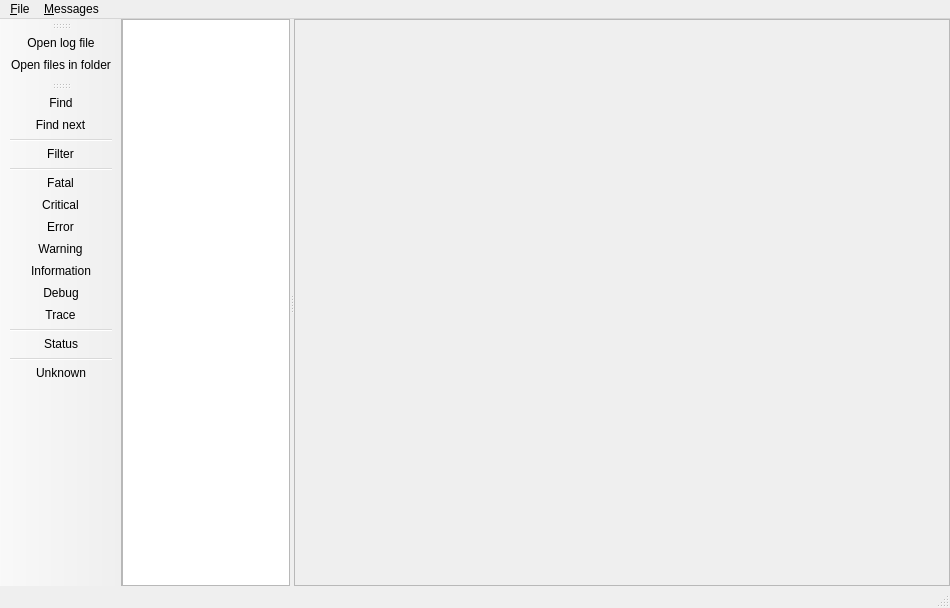
<?xml version="1.0" encoding="UTF-8"?>
<ui version="4.0">
 <class>MainWindow</class>
 <widget class="QMainWindow" name="MainWindow">
  <property name="geometry">
   <rect>
    <x>0</x>
    <y>0</y>
    <width>950</width>
    <height>608</height>
   </rect>
  </property>
  <property name="windowTitle">
   <string>EraLogVis</string>
  </property>
  <widget class="QWidget" name="centralWidget">
   <layout class="QHBoxLayout" name="horizontalLayout">
    <property name="leftMargin">
     <number>0</number>
    </property>
    <property name="topMargin">
     <number>0</number>
    </property>
    <property name="rightMargin">
     <number>0</number>
    </property>
    <property name="bottomMargin">
     <number>0</number>
    </property>
    <item>
     <widget class="QSplitter" name="splitHorz">
      <property name="orientation">
       <enum>Qt::Horizontal</enum>
      </property>
      <widget class="QTreeView" name="tvSources">
       <property name="sizePolicy">
        <sizepolicy hsizetype="Expanding" vsizetype="Expanding">
         <horstretch>1</horstretch>
         <verstretch>0</verstretch>
        </sizepolicy>
       </property>
       <property name="editTriggers">
        <set>QAbstractItemView::NoEditTriggers</set>
       </property>
       <property name="showDropIndicator" stdset="0">
        <bool>false</bool>
       </property>
       <property name="verticalScrollMode">
        <enum>QAbstractItemView::ScrollPerPixel</enum>
       </property>
       <property name="rootIsDecorated">
        <bool>true</bool>
       </property>
       <property name="uniformRowHeights">
        <bool>true</bool>
       </property>
       <attribute name="headerVisible">
        <bool>false</bool>
       </attribute>
      </widget>
      <widget class="MessageView" name="lvMessages">
       <property name="sizePolicy">
        <sizepolicy hsizetype="Expanding" vsizetype="Expanding">
         <horstretch>10</horstretch>
         <verstretch>0</verstretch>
        </sizepolicy>
       </property>
       <property name="frameShape">
        <enum>QFrame::StyledPanel</enum>
       </property>
       <property name="frameShadow">
        <enum>QFrame::Sunken</enum>
       </property>
      </widget>
     </widget>
    </item>
   </layout>
  </widget>
  <widget class="QMenuBar" name="menuBar">
   <property name="geometry">
    <rect>
     <x>0</x>
     <y>0</y>
     <width>950</width>
     <height>18</height>
    </rect>
   </property>
   <widget class="QMenu" name="menu_File">
    <property name="title">
     <string>&amp;File</string>
    </property>
    <addaction name="actFileOpenFile"/>
    <addaction name="actFileOpenFolder"/>
    <addaction name="separator"/>
    <addaction name="actFileExit"/>
   </widget>
   <widget class="QMenu" name="menu_Messages">
    <property name="title">
     <string>&amp;Messages</string>
    </property>
    <addaction name="actMessagesFind"/>
    <addaction name="actMessagesFindNext"/>
    <addaction name="separator"/>
    <addaction name="actMessagesFilter"/>
    <addaction name="separator"/>
    <addaction name="actLogLevelFatal"/>
    <addaction name="actLogLevelCritical"/>
    <addaction name="actLogLevelError"/>
    <addaction name="actLogLevelWarning"/>
    <addaction name="actLogLevelInformation"/>
    <addaction name="actLogLevelDebug"/>
    <addaction name="actLogLevelTrace"/>
    <addaction name="separator"/>
    <addaction name="actLogLevelStatus"/>
    <addaction name="separator"/>
    <addaction name="actLogLevelUnknown"/>
   </widget>
   <addaction name="menu_File"/>
   <addaction name="menu_Messages"/>
  </widget>
  <widget class="QToolBar" name="tbFile">
   <property name="toolButtonStyle">
    <enum>Qt::ToolButtonIconOnly</enum>
   </property>
   <property name="floatable">
    <bool>false</bool>
   </property>
   <attribute name="toolBarArea">
    <enum>LeftToolBarArea</enum>
   </attribute>
   <attribute name="toolBarBreak">
    <bool>false</bool>
   </attribute>
   <addaction name="actFileOpenFile"/>
   <addaction name="actFileOpenFolder"/>
  </widget>
  <widget class="QStatusBar" name="statusBar"/>
  <widget class="QToolBar" name="tbLogLevelFilter">
   <property name="windowTitle">
    <string>toolBar</string>
   </property>
   <attribute name="toolBarArea">
    <enum>LeftToolBarArea</enum>
   </attribute>
   <attribute name="toolBarBreak">
    <bool>false</bool>
   </attribute>
   <addaction name="actMessagesFind"/>
   <addaction name="actMessagesFindNext"/>
   <addaction name="separator"/>
   <addaction name="actMessagesFilter"/>
   <addaction name="separator"/>
   <addaction name="actLogLevelFatal"/>
   <addaction name="actLogLevelCritical"/>
   <addaction name="actLogLevelError"/>
   <addaction name="actLogLevelWarning"/>
   <addaction name="actLogLevelInformation"/>
   <addaction name="actLogLevelDebug"/>
   <addaction name="actLogLevelTrace"/>
   <addaction name="separator"/>
   <addaction name="actLogLevelStatus"/>
   <addaction name="separator"/>
   <addaction name="actLogLevelUnknown"/>
  </widget>
  <action name="actFileOpenFile">
   <property name="icon">
    <iconset resource="Resources/Resources.qrc">
     <normaloff>:/file-32.png</normaloff>:/file-32.png</iconset>
   </property>
   <property name="text">
    <string>&amp;Open log file...</string>
   </property>
   <property name="shortcut">
    <string>Ctrl+O</string>
   </property>
  </action>
  <action name="actFileExit">
   <property name="text">
    <string>E&amp;xit</string>
   </property>
  </action>
  <action name="actFileOpenFolder">
   <property name="icon">
    <iconset resource="Resources/Resources.qrc">
     <normaloff>:/newdirectory-32.png</normaloff>:/newdirectory-32.png</iconset>
   </property>
   <property name="text">
    <string>Op&amp;en files in folder...</string>
   </property>
   <property name="toolTip">
    <string>Open all files in a folder</string>
   </property>
   <property name="shortcut">
    <string>Ctrl+E</string>
   </property>
  </action>
  <action name="actMessagesFind">
   <property name="icon">
    <iconset resource="Resources/Resources.qrc">
     <normaloff>:/filecontents-32.png</normaloff>:/filecontents-32.png</iconset>
   </property>
   <property name="text">
    <string>&amp;Find...</string>
   </property>
   <property name="toolTip">
    <string>Select next message containing specified text</string>
   </property>
   <property name="shortcut">
    <string>Ctrl+F</string>
   </property>
  </action>
  <action name="actMessagesFindNext">
   <property name="icon">
    <iconset resource="Resources/Resources.qrc">
     <normaloff>:/media-seek-forward-32.png</normaloff>:/media-seek-forward-32.png</iconset>
   </property>
   <property name="text">
    <string>Find &amp;next</string>
   </property>
   <property name="toolTip">
    <string>Selects the next message containing the specified text</string>
   </property>
   <property name="shortcut">
    <string>F3</string>
   </property>
  </action>
  <action name="actMessagesFilter">
   <property name="checkable">
    <bool>true</bool>
   </property>
   <property name="icon">
    <iconset resource="Resources/Resources.qrc">
     <normaloff>:/filter-32.png</normaloff>:/filter-32.png</iconset>
   </property>
   <property name="text">
    <string>F&amp;ilter...</string>
   </property>
  </action>
  <action name="actLogLevelFatal">
   <property name="checkable">
    <bool>true</bool>
   </property>
   <property name="icon">
    <iconset resource="Resources/Resources.qrc">
     <normaloff>:/LogLevelFatal.png</normaloff>:/LogLevelFatal.png</iconset>
   </property>
   <property name="text">
    <string>Fatal</string>
   </property>
  </action>
  <action name="actLogLevelCritical">
   <property name="checkable">
    <bool>true</bool>
   </property>
   <property name="icon">
    <iconset resource="Resources/Resources.qrc">
     <normaloff>:/LogLevelCritical.png</normaloff>:/LogLevelCritical.png</iconset>
   </property>
   <property name="text">
    <string>Critical</string>
   </property>
  </action>
  <action name="actLogLevelError">
   <property name="checkable">
    <bool>true</bool>
   </property>
   <property name="icon">
    <iconset resource="Resources/Resources.qrc">
     <normaloff>:/LogLevelError.png</normaloff>:/LogLevelError.png</iconset>
   </property>
   <property name="text">
    <string>Error</string>
   </property>
  </action>
  <action name="actLogLevelWarning">
   <property name="checkable">
    <bool>true</bool>
   </property>
   <property name="icon">
    <iconset resource="Resources/Resources.qrc">
     <normaloff>:/LogLevelWarning.png</normaloff>:/LogLevelWarning.png</iconset>
   </property>
   <property name="text">
    <string>Warning</string>
   </property>
  </action>
  <action name="actLogLevelInformation">
   <property name="checkable">
    <bool>true</bool>
   </property>
   <property name="icon">
    <iconset resource="Resources/Resources.qrc">
     <normaloff>:/LogLevelInformation.png</normaloff>:/LogLevelInformation.png</iconset>
   </property>
   <property name="text">
    <string>Information</string>
   </property>
  </action>
  <action name="actLogLevelDebug">
   <property name="checkable">
    <bool>true</bool>
   </property>
   <property name="icon">
    <iconset resource="Resources/Resources.qrc">
     <normaloff>:/LogLevelDebug.png</normaloff>:/LogLevelDebug.png</iconset>
   </property>
   <property name="text">
    <string>Debug</string>
   </property>
  </action>
  <action name="actLogLevelTrace">
   <property name="checkable">
    <bool>true</bool>
   </property>
   <property name="icon">
    <iconset resource="Resources/Resources.qrc">
     <normaloff>:/LogLevelTrace.png</normaloff>:/LogLevelTrace.png</iconset>
   </property>
   <property name="text">
    <string>Trace</string>
   </property>
  </action>
  <action name="actLogLevelStatus">
   <property name="checkable">
    <bool>true</bool>
   </property>
   <property name="icon">
    <iconset resource="Resources/Resources.qrc">
     <normaloff>:/LogLevelStatus.png</normaloff>:/LogLevelStatus.png</iconset>
   </property>
   <property name="text">
    <string>Status</string>
   </property>
  </action>
  <action name="actLogLevelUnknown">
   <property name="checkable">
    <bool>true</bool>
   </property>
   <property name="icon">
    <iconset resource="Resources/Resources.qrc">
     <normaloff>:/LogLevelUnknown.png</normaloff>:/LogLevelUnknown.png</iconset>
   </property>
   <property name="text">
    <string>Unknown</string>
   </property>
  </action>
 </widget>
 <layoutdefault spacing="6" margin="11"/>
 <customwidgets>
  <customwidget>
   <class>MessageView</class>
   <extends>QFrame</extends>
   <header>MessageView.h</header>
   <container>1</container>
  </customwidget>
 </customwidgets>
 <resources>
  <include location="Resources/Resources.qrc"/>
 </resources>
 <connections>
  <connection>
   <sender>actFileExit</sender>
   <signal>triggered()</signal>
   <receiver>MainWindow</receiver>
   <slot>close()</slot>
   <hints>
    <hint type="sourcelabel">
     <x>-1</x>
     <y>-1</y>
    </hint>
    <hint type="destinationlabel">
     <x>20</x>
     <y>20</y>
    </hint>
   </hints>
  </connection>
 </connections>
</ui>
